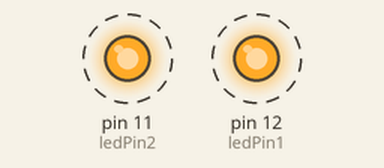
This sketch was run on a simulated Arduino Uno, built with avr-gcc and run on an emulated ATmega328P. Parts: output pins drawn as LEDs (lit = HIGH). Dashed ring = blinking.

Above: at 0.2 s.
Timing chart, 0 to 3.0 s (numbered marks = the images above):
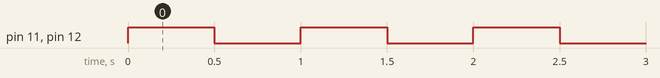

Measured:
- by itself, pin 11 (ledPin2), pin 12 (ledPin1): alternates HIGH for 0.50 s and LOW for 0.50 s

The sketch:

Blink.ino
```cpp
int ledPin1 = 12;
int ledPin2 = 11;
int dt = 500;

void setup() {
  // put your setup code here, to run once:
  pinMode(ledPin1,OUTPUT);
  pinMode(ledPin2,OUTPUT);
}

void loop() {
  // put your main code here, to run repeatedly:
  digitalWrite(ledPin1,HIGH);
  digitalWrite(ledPin2,HIGH);
  delay(dt);
  digitalWrite(ledPin1,LOW);
  digitalWrite(ledPin2,LOW);
  delay(dt);
}
```
